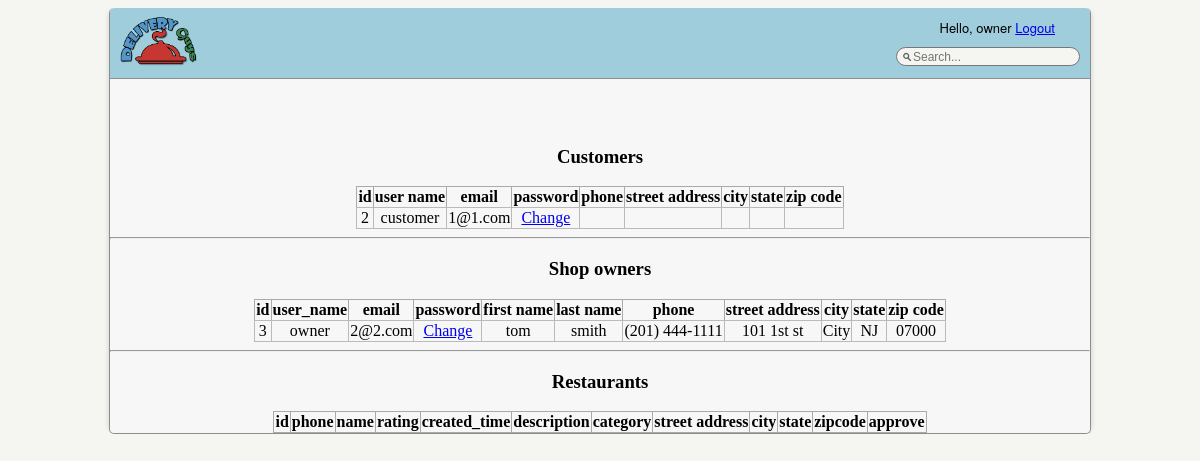
Screenshot of /user_edit/admin_page.php (signed in) with the database file from the repository.
### tables this page shows
create table if not exists normal_user(
	id int,
	phone varchar(15),
	st_address varchar(100),
	city varchar(50),
	state varchar(2),
	zip_code varchar(5),
	constraint fk_user_normal foreign key (id) references user(id)
);

create table if not exists user(
	id int primary key auto_increment,
	user_name varchar(50) unique,
	email varchar(254) unique,
	passwd varchar(50)
);

create table if not exists shop_owner(
	id int,
	phone varchar(15) not null,
	st_address varchar(100) not null,
	city varchar(50) not null,
	state varchar(2) not null,
	zip_code varchar(5) not null,
	fname varchar(50) not null,
	lname varchar(50) not null,
	constraint fk_user_owner foreign key (id) references user(id)
);

### user_edit/admin_page.php (the view, shortened to what this page needs)
<!DOCTYPE HTML>
<html>
<head>
    <link rel="stylesheet" type="text/css" href="./user_edit.css">
</head>
<body>
    <div class = "whole_page">
        <header>
            <a href = "../index.php">
                <img src = "../icons/web_logo.png" alt = "website logo." height = "70px">
            </a>
            <aside id = "signup_login_aside">
                <section id = "signup_login_links">
                    Hello,
<?php
include '../user_db/login_display.php';
?>
                </section>
                <form method="post" action="../restaurants/restaurant_list.php">
                    <input type = "text" name = "search_cont" placeholder = "Search...">
                </form>
            </aside>
        </header>
        <div class = "content_wrapper_admin">
            <div id = 'admin_warning'><br></div>
            <h3>Customers</h3>
                <table id = 'cus_table' align = 'center' style = 'margin: 0px auto; border-collapse:collapse; border: 1px solid #aaa' border = 1>
                    <tr>
                        <th>id</th>
                        <th>user name</th>
                        <th>email</th>
                        <th>password</th>
                        <th>phone</th>
                        <th>street address</th>
                        <th>city</th>
                        <th>state</th>
                        <th>zip code</th>
                    </tr>
<?php
$sql_get_cus = 'SELECT * FROM user, normal_user where user.id = normal_user.id;';
$link = mysqli_connect('localhost', 'web_user', 'webwebweb', 'web_final_db') or die('Cannot connect to DB!');
$sql_result = mysqli_query($link, $sql_get_cus) or die ('Query failed! '.mysql_error());
while($row = mysqli_fetch_array($sql_result))
{
    echo "<tr>";
    echo '<td>'.$row['id'].'</td>';
    echo '<td>'.$row['user_name'].'</td>';
    echo '<td>'.$row['email'].'</td>';
    echo '<td id = "change_cus_psw_'.$row['id'].'"><a href="#!" class = "cus_change_psw">Change</a></td>';
    echo '<td>'.$row['phone'].'</td>';
    echo '<td>'.$row['st_address'].'</td>';
    echo '<td>'.$row['city'].'</td>';
    echo '<td>'.$row['state'].'</td>';
    echo '<td>'.$row['zip_code'].'</td>';
    echo "</tr>";
}
?>
                </table>
            <hr>
            <h3>Shop owners</h3>
                <table id = 'owner_table' align = 'center' style = 'margin: 0px auto; border-collapse:collapse; border: 1px solid #aaa' border = 1>
                    <tr>
                        <th>id</th>
                        <th>user_name</th>
                        <th>email</th>
                        <th>password</th>
                        <th>first name</th>
                        <th>last name</th>
                        <th>phone</th>
                        <th>street address</th>
                        <th>city</th>
                        <th>state</th>
                        <th>zip code</th>
                    </tr>
<?php
$sql_get_owner = 'SELECT * FROM user, shop_owner where user.id = shop_owner.id;';
$link = mysqli_connect('localhost', 'web_user', 'webwebweb', 'web_final_db') or die('Cannot connect to DB!');
$sql_result = mysqli_query($link, $sql_get_owner) or die ('Query failed! '.mysql_error());
while($row = mysqli_fetch_array($sql_result))
{
    echo "<tr>";
    echo '<td>'.$row['id'].'</td>';
    echo '<td>'.$row['user_name'].'</td>';
    echo '<td>'.$row['email'].'</td>';
    echo '<td id = "change_owner_psw_'.$row['id'].'"><a href="#!" class = "owner_change_psw">Change</a></td>';
    echo '<td>'.$row['fname'].'</td>';
    echo '<td>'.$row['lname'].'</td>';
    echo '<td>'.$row['phone'].'</td>';
    echo '<td>'.$row['st_address'].'</td>';
    echo '<td>'.$row['city'].'</td>';
    echo '<td>'.$row['state'].'</td>';
    echo '<td>'.$row['zip_code'].'</td>';
    echo "</tr>";
}
?>
                </table>
            <hr>
            <h3>Restaurants</h3>
                <table id = 'restaurant_table' align = 'center' style = 'margin: 0px auto; border-collapse:collapse; border: 1px solid #aaa' border = 1>
                    <th>id</th>
                    <th>phone</th>
                    <th>name</th>
                    <th>rating</th>
                    <th>created_time</th>
                    <th>description</th>
                    <th>category</th>
                    <th>street address</th>
                    <th>city</th>
                    <th>state</th>
                    <th>zipcode</th>
                    <th>approve</th>
                </table>
        </div>
    </div>
</body>
</html>

### user_db/login_display.php (shortened to what this page needs)
<?php
if(isset($_SESSION['uname']))
{
    if(isset($_SESSION['page']) and ($_SESSION['page'] == 'results' or $_SESSION['page'] == 'restaurant_page'))
    {
        if(isset($_SESSION['privilege']) and $_SESSION['privilege'] == 'customer')
        {
            echo "<span id = 'username_upright'><a href = '../user_edit/cus_edit.php'>".$_SESSION['uname']
                ."</a> <a href = '../user_db/logout.php'>Logout</a></span>";
        }
        else if(isset($_SESSION['privilege']) and $_SESSION['privilege'] == 'owner')
        {
            echo "<span id = 'username_upright'><a href = '../user_edit/owner_edit.php'>".$_SESSION['uname']
                ."</a> <a href = '../user_db/logout.php'>Logout</a></span>";
        }
        else if(isset($_SESSION['privilege']) and $_SESSION['privilege'] == 'admin')
        {
            echo "<span id = 'username_upright'><a href = '../user_edit/admin_page.php'>".$_SESSION['uname']
                ."</a> <a href = '../user_db/logout.php'>Logout</a></span>";
        }
    }
    else if (isset($_SESSION['page']) and $_SESSION['page'] == 'owner_edit')
    {
        echo "<span id = 'username_upright'>".$_SESSION['uname']
            ." <a href = '../user_db/logout.php'>Logout</a></span>";
    }
    else if (isset($_SESSION['page']) and $_SESSION['page'] == 'cus_edit')
    {
        echo "<span id = 'username_upright'>".$_SESSION['uname']
            ." <a href = '../user_db/logout.php'>Logout</a></span>";
    }
    else if(isset($_SESSION['page']) and $_SESSION['page'] == 'admin_page')
    {
        echo "<span id = 'username_upright'>".$_SESSION['uname']
            ." <a href = '../user_db/logout.php'>Logout</a></span>";
    }
}
else
{
    echo "<span id = 'username_upright'>guest! "
                    ."<a href = \"#sign_up\" onclick = \"signup_popup()\">Sign Up</a> "
                    ."<a href = \"#login\" onclick = \"login_popup()\">Log In</a></span>";
}
?>

### user_edit/user_edit.css (style rules this page uses)
html { background-color: #f5f5f1; margin: 0px auto 0px auto; display: table; }
body { min-height: 400px; display: table; width: 980px; background-color: #F7F7F7; border-left: 1px solid #8d8d8d; border-right: 1px solid #8d8d8d; border-bottom: 1px solid #8d8d8d; border-top-left-radius: 5px; border-top-right-radius: 5px; border-radius: 5px; box-shadow: 5px 0 5px -5px #C9C9C9, -5px 0 5px -5px #C9C9C9; }
#signup_login_aside { font-family: "Helvetica Neue",Helvetica,Arial,sans-serif; font-size: 13px; float: right; margin-top: 10px; margin-right: 10px; text-align: right; }
header { background-color: #A0CDDB ; border-top-left-radius: 5px; border-top-right-radius: 5px; height: 70px; border-bottom: 1px solid #8d8d8d; }
#signup_login_links { position: relative; float: right; margin-top: 0px; padding-top: 0px; }
#signup_login_aside input[type = "text"] { margin-top: 10px; width: 180px; height: 15px; border-radius: 15px; -moz-border-radius: 15px; -webkit-border-radius: 15px; color: #555555; border: 1px solid #777; font-size: 12px; background: url("../icons/search_icon.png") no-repeat 5px; background-size: 10px, 10px; text-indent: 15px; background-color: #f5f5f1; }
#signup_login_links { margin-right: 25px; }
.content_wrapper input[type='password'], input[type='text'], input[type='email'] { border: 1px solid #999999; width: 150px; height: 20px; margin: 0px 0px 10px 0px; padding: 1px; border-radius: 3px; text-indent: 7px; }
#menu_wrapper table, td { border-collapse: collapse; border: 1px solid #bababa; }
.content_wrapper_admin { text-align: center; }
#admin_warning { color: red; margin: 30px 0px 10px 0px; }

### rows the page displays
normal_user: id "2", id.user_name "customer", id.email "1@1.com"
shop_owner: id "3", id.user_name "owner", id.email "2@2.com", fname "tom", lname "smith", phone "(201) 444-1111", st_address "101 1st st", city "City", state "NJ", zip_code "07000"

### other values shown
$_SESSION['uname'] "owner"
